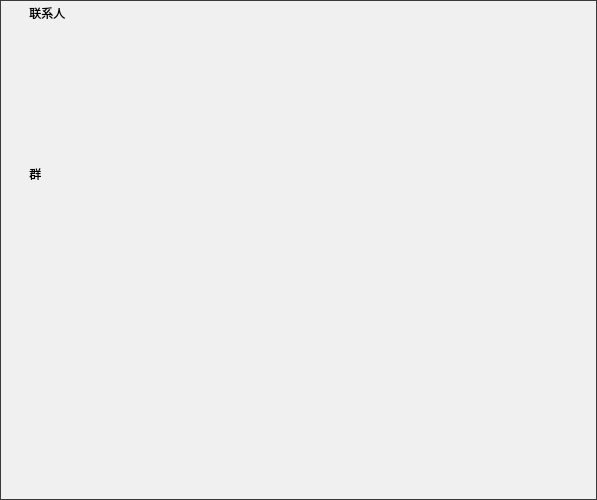
<?xml version="1.0" encoding="UTF-8"?>
<ui version="4.0">
 <class>SearchResultDialog</class>
 <widget class="QDialog" name="SearchResultDialog">
  <property name="geometry">
   <rect>
    <x>0</x>
    <y>0</y>
    <width>597</width>
    <height>500</height>
   </rect>
  </property>
  <property name="sizePolicy">
   <sizepolicy hsizetype="Expanding" vsizetype="Expanding">
    <horstretch>0</horstretch>
    <verstretch>0</verstretch>
   </sizepolicy>
  </property>
  <property name="maximumSize">
   <size>
    <width>16777215</width>
    <height>500</height>
   </size>
  </property>
  <property name="windowTitle">
   <string>SearchResultDialog</string>
  </property>
  <property name="styleSheet">
   <string notr="true">QDialog#SearchResultDialog{
	border: 1px solid #3A3A3A;
	background:#EEF0F0F0;
	border-radius: 0px;
}

QWidget#scrollArea,#scrollAreaWidgetContents{
	border: none;
	background:#00000000;
}

QListWidget{
border: none;
background:#00000000;
alternate-background-color: #EEF5F5F5;
}

QListWidget#listWidget{
background:#00000000;
alternate-background-color: #EEF5F5F5;
}

QListWidget::item:selected {
	border: 1px solid #3A3A3A;
	color:white;
	background:#888dd9;
 }
QListWidget::item:hover {
	border: 1px solid #3A3A3A;
	color:white;
	background:#888dd9;
 }

 QListWidget::item:selected:!active {
     background: qlineargradient(x1: 0, y1: 0, x2: 0, y2: 1,
                                 stop: 0 #ABAFE5, stop: 1 #8588B2);
 }
 
 QListWidget::item:selected:active {
     background: qlineargradient(x1: 0, y1: 0, x2: 0, y2: 1,
                                 stop: 0 #6a6ea9, stop: 1 #888dd9);
 }


                  QLabel#lianxiren_icon{
                  border-image : url(:/Images/default_header.png);
                  }
                  QLabel#qun_icon{
                  border-image : url(:/Images/im_default_header.png);
                  }
                </string>
  </property>
  <layout class="QVBoxLayout" name="verticalLayout">
   <property name="spacing">
    <number>0</number>
   </property>
   <property name="leftMargin">
    <number>0</number>
   </property>
   <property name="topMargin">
    <number>0</number>
   </property>
   <property name="rightMargin">
    <number>0</number>
   </property>
   <property name="bottomMargin">
    <number>0</number>
   </property>
   <item>
    <widget class="QScrollArea" name="scrollArea">
     <property name="styleSheet">
      <string notr="true"/>
     </property>
     <property name="horizontalScrollBarPolicy">
      <enum>Qt::ScrollBarAlwaysOff</enum>
     </property>
     <property name="widgetResizable">
      <bool>true</bool>
     </property>
     <widget class="QWidget" name="scrollAreaWidgetContents">
      <property name="geometry">
       <rect>
        <x>0</x>
        <y>0</y>
        <width>597</width>
        <height>308</height>
       </rect>
      </property>
      <property name="styleSheet">
       <string notr="true"/>
      </property>
      <layout class="QHBoxLayout" name="horizontalLayout_3">
       <property name="spacing">
        <number>0</number>
       </property>
       <property name="leftMargin">
        <number>0</number>
       </property>
       <property name="topMargin">
        <number>0</number>
       </property>
       <property name="rightMargin">
        <number>0</number>
       </property>
       <property name="bottomMargin">
        <number>0</number>
       </property>
       <item>
        <widget class="QWidget" name="widget" native="true">
         <property name="styleSheet">
          <string notr="true"/>
         </property>
         <layout class="QVBoxLayout" name="verticalLayout_2">
          <property name="spacing">
           <number>0</number>
          </property>
          <property name="leftMargin">
           <number>0</number>
          </property>
          <property name="topMargin">
           <number>0</number>
          </property>
          <property name="rightMargin">
           <number>0</number>
          </property>
          <property name="bottomMargin">
           <number>0</number>
          </property>
          <item>
           <widget class="QWidget" name="widget_2" native="true">
            <layout class="QVBoxLayout" name="verticalLayout_4">
             <property name="spacing">
              <number>0</number>
             </property>
             <property name="leftMargin">
              <number>0</number>
             </property>
             <property name="topMargin">
              <number>0</number>
             </property>
             <property name="rightMargin">
              <number>0</number>
             </property>
             <property name="bottomMargin">
              <number>0</number>
             </property>
             <item>
              <widget class="QWidget" name="widget_4" native="true">
               <property name="maximumSize">
                <size>
                 <width>16777215</width>
                 <height>16777215</height>
                </size>
               </property>
               <layout class="QHBoxLayout" name="horizontalLayout">
                <property name="spacing">
                 <number>0</number>
                </property>
                <property name="leftMargin">
                 <number>0</number>
                </property>
                <property name="topMargin">
                 <number>0</number>
                </property>
                <property name="rightMargin">
                 <number>0</number>
                </property>
                <property name="bottomMargin">
                 <number>0</number>
                </property>
                <item>
                 <widget class="QLabel" name="lianxiren_icon">
                  <property name="minimumSize">
                   <size>
                    <width>26</width>
                    <height>26</height>
                   </size>
                  </property>
                  <property name="maximumSize">
                   <size>
                    <width>26</width>
                    <height>26</height>
                   </size>
                  </property>
                  <property name="text">
                   <string/>
                  </property>
                 </widget>
                </item>
                <item>
                 <widget class="QLabel" name="label_2">
                  <property name="text">
                   <string> 联系人</string>
                  </property>
                 </widget>
                </item>
                <item>
                 <spacer name="horizontalSpacer">
                  <property name="orientation">
                   <enum>Qt::Horizontal</enum>
                  </property>
                  <property name="sizeHint" stdset="0">
                   <size>
                    <width>490</width>
                    <height>20</height>
                   </size>
                  </property>
                 </spacer>
                </item>
               </layout>
              </widget>
             </item>
             <item>
              <widget class="QWidget" name="widget_6" native="true">
               <layout class="QVBoxLayout" name="verticalLayout_6">
                <property name="spacing">
                 <number>0</number>
                </property>
                <property name="leftMargin">
                 <number>40</number>
                </property>
                <property name="topMargin">
                 <number>0</number>
                </property>
                <property name="rightMargin">
                 <number>0</number>
                </property>
                <property name="bottomMargin">
                 <number>0</number>
                </property>
                <item>
                 <widget class="QListWidget" name="lianxirenList">
                  <property name="maximumSize">
                   <size>
                    <width>16777215</width>
                    <height>16777215</height>
                   </size>
                  </property>
                  <property name="styleSheet">
                   <string notr="true"/>
                  </property>
                  <property name="horizontalScrollBarPolicy">
                   <enum>Qt::ScrollBarAlwaysOff</enum>
                  </property>
                  <property name="alternatingRowColors">
                   <bool>true</bool>
                  </property>
                 </widget>
                </item>
               </layout>
              </widget>
             </item>
            </layout>
           </widget>
          </item>
          <item>
           <widget class="QWidget" name="qun_penal" native="true">
            <layout class="QVBoxLayout" name="verticalLayout_3">
             <property name="spacing">
              <number>0</number>
             </property>
             <property name="leftMargin">
              <number>0</number>
             </property>
             <property name="topMargin">
              <number>0</number>
             </property>
             <property name="rightMargin">
              <number>0</number>
             </property>
             <property name="bottomMargin">
              <number>0</number>
             </property>
             <item>
              <widget class="QWidget" name="widget_5" native="true">
               <layout class="QHBoxLayout" name="horizontalLayout_2">
                <property name="spacing">
                 <number>0</number>
                </property>
                <property name="leftMargin">
                 <number>0</number>
                </property>
                <property name="topMargin">
                 <number>0</number>
                </property>
                <property name="rightMargin">
                 <number>0</number>
                </property>
                <property name="bottomMargin">
                 <number>0</number>
                </property>
                <item>
                 <widget class="QLabel" name="qun_icon">
                  <property name="minimumSize">
                   <size>
                    <width>26</width>
                    <height>26</height>
                   </size>
                  </property>
                  <property name="maximumSize">
                   <size>
                    <width>26</width>
                    <height>26</height>
                   </size>
                  </property>
                  <property name="styleSheet">
                   <string notr="true"/>
                  </property>
                  <property name="text">
                   <string/>
                  </property>
                 </widget>
                </item>
                <item>
                 <widget class="QLabel" name="label_4">
                  <property name="text">
                   <string> 群</string>
                  </property>
                 </widget>
                </item>
                <item>
                 <spacer name="horizontalSpacer_2">
                  <property name="orientation">
                   <enum>Qt::Horizontal</enum>
                  </property>
                  <property name="sizeHint" stdset="0">
                   <size>
                    <width>514</width>
                    <height>20</height>
                   </size>
                  </property>
                 </spacer>
                </item>
               </layout>
              </widget>
             </item>
             <item>
              <widget class="QWidget" name="widget_3" native="true">
               <layout class="QVBoxLayout" name="verticalLayout_5">
                <property name="spacing">
                 <number>0</number>
                </property>
                <property name="leftMargin">
                 <number>40</number>
                </property>
                <property name="topMargin">
                 <number>0</number>
                </property>
                <property name="rightMargin">
                 <number>0</number>
                </property>
                <property name="bottomMargin">
                 <number>0</number>
                </property>
                <item>
                 <widget class="QListWidget" name="qunList">
                  <property name="styleSheet">
                   <string notr="true"/>
                  </property>
                  <property name="horizontalScrollBarPolicy">
                   <enum>Qt::ScrollBarAlwaysOff</enum>
                  </property>
                  <property name="alternatingRowColors">
                   <bool>true</bool>
                  </property>
                 </widget>
                </item>
               </layout>
              </widget>
             </item>
            </layout>
           </widget>
          </item>
          <item>
           <spacer name="verticalSpacer">
            <property name="orientation">
             <enum>Qt::Vertical</enum>
            </property>
            <property name="sizeHint" stdset="0">
             <size>
              <width>20</width>
              <height>40</height>
             </size>
            </property>
           </spacer>
          </item>
         </layout>
        </widget>
       </item>
      </layout>
     </widget>
    </widget>
   </item>
   <item>
    <widget class="QListWidget" name="listWidget">
     <property name="sizePolicy">
      <sizepolicy hsizetype="Preferred" vsizetype="Preferred">
       <horstretch>0</horstretch>
       <verstretch>0</verstretch>
      </sizepolicy>
     </property>
     <property name="minimumSize">
      <size>
       <width>0</width>
       <height>0</height>
      </size>
     </property>
     <property name="maximumSize">
      <size>
       <width>16777215</width>
       <height>16777215</height>
      </size>
     </property>
     <property name="styleSheet">
      <string notr="true"/>
     </property>
     <property name="verticalScrollBarPolicy">
      <enum>Qt::ScrollBarAsNeeded</enum>
     </property>
     <property name="horizontalScrollBarPolicy">
      <enum>Qt::ScrollBarAlwaysOff</enum>
     </property>
     <property name="alternatingRowColors">
      <bool>true</bool>
     </property>
    </widget>
   </item>
  </layout>
 </widget>
 <layoutdefault spacing="6" margin="11"/>
 <resources>
  <include location="localman.qrc"/>
 </resources>
 <connections/>
</ui>
